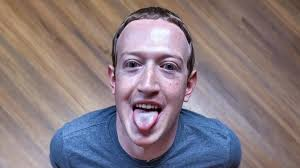
#> input picture inputs/zuck.png, 300 x 168 px
$ jupyter execute p9.ipynb
#> lines starting #> are read from the running program, lines starting #| are printed output that depends on the picture
# Write a program in python to demonstrate image enhancement using contrast adjustment and histogram equalization using OpenCV

[cell 1]
import cv2
import matplotlib.pyplot as plt

[cell 2]
img = cv2.imread("./inputs/zuck.png", cv2.IMREAD_GRAYSCALE)
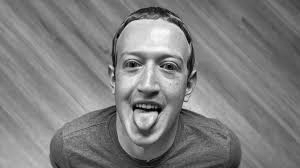
#> img: shape (168, 300); min 1, max 251, mean 126.8

[cell 3]
contrast_adjusted_image = cv2.convertScaleAbs(img, alpha=1.5, beta=0)
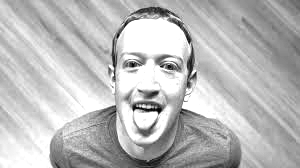
#> contrast_adjusted_image: shape (168, 300); min 2, max 255, mean 186.5
equalized_image = cv2.equalizeHist(img)
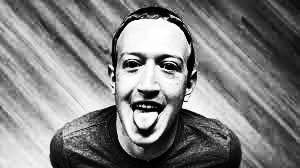
#> equalized_image: shape (168, 300); min 0, max 255, mean 128.6

[cell 4]
cv2.imshow("Original Image", img)
cv2.imshow("Contrast Adjusted Image", contrast_adjusted_image)
cv2.imshow("Equalized Image", equalized_image)

cv2.waitKey(0)
cv2.destroyAllWindows()

[cell 5]
# Plotting

plt.subplot(2, 2, 1)
plt.hist(img.ravel(), 256, range=[0, 256])
plt.title("Original Image Histogram")

plt.subplot(2, 2, 2)
plt.hist(contrast_adjusted_image.ravel(), 256, range=[0, 256])
plt.title("Contrast Adjusted Image Histogram")

plt.subplot(2, 2, 3)
plt.hist(equalized_image.ravel(), 256, range=[0, 256])
plt.title("Equalized Image Histogram")

plt.tight_layout()
plt.show()
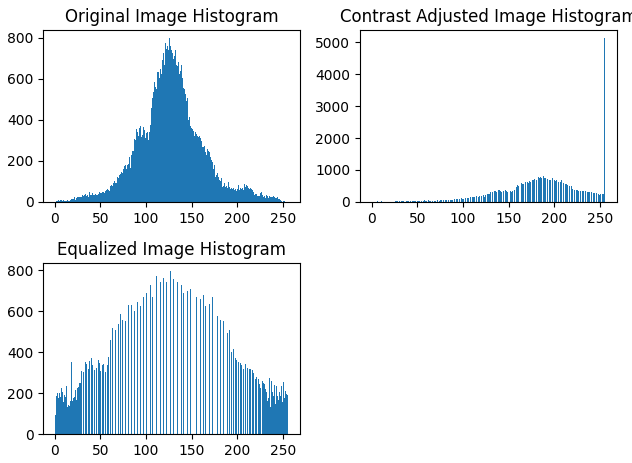
#> figure drawn by matplotlib, 3 panels; panel 1: tallest bar 797 high, from x = 125 to 126; panel 2: tallest bar 5124 high, from x = 255 to 256; panel 3: tallest bar 797 high, from x = 126 to 127
